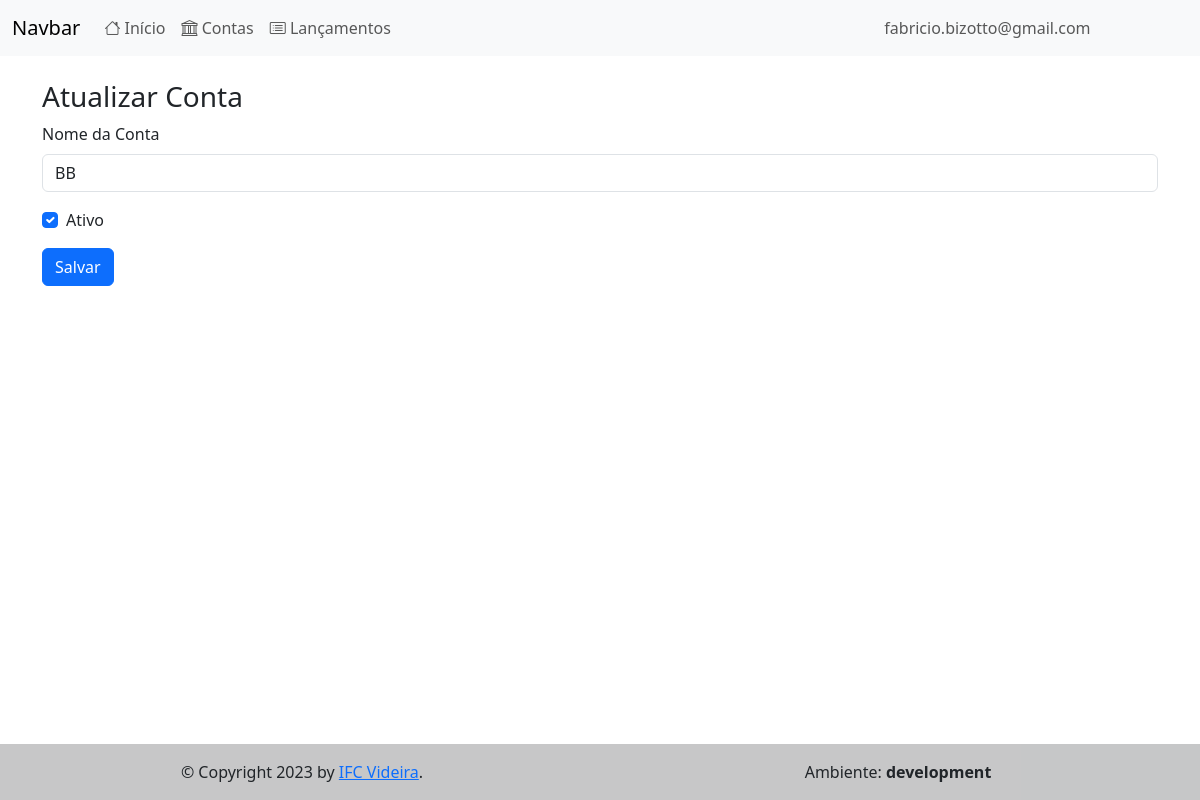
The app's page /contas/update/1 (signed in) with its own data.
### app/models/user.py (models this page shows, shortened)
class User(UserMixin, db.Model):
  __tablename__ = "users"
  id = db.Column(db.Integer, primary_key=True)
  email = db.Column(db.String, unique=True, nullable=False)
  password = db.Column(db.String, nullable=False)
  created_on = db.Column(db.DateTime, nullable=False)
  is_admin = db.Column(db.Boolean, nullable=False, default=False)

### app/models/conta.py (models this page shows, shortened)
class Conta(db.Model):
  __tablename__ = 'contas'
  id = db.Column(db.Integer, primary_key=True)
  nome = db.Column(db.String(45), nullable=False)
  ativo = db.Column(db.Boolean(), default=True)
  user_id = db.Column(db.Integer, db.ForeignKey('users.id'), nullable=False)
  lancamentos = db.relationship("Lancamento",
                                lazy='joined',
                                backref='conta',
                                cascade="all, delete-orphan",)

### app/views/contas.py (the view, shortened to what this page needs)
@bp_contas.route('/update/<int:id>', methods=['GET', 'POST'])
def update(id):
  conta = Conta.query.get_or_404(id)
  form = ContasForm(obj=conta)
  return render_template('contas/update.html', form=form)

### app/forms/conta/conta_form.py
class ContasForm(FlaskForm):
  nome = StringField(label=('Nome da Conta'),
                     validators=[DataRequired(), Length(2, 45)],
                     render_kw={
                       'autofocus': True,
                       'placeholder': 'Nome da Conta'
                     })
  ativo = BooleanField('Ativo', default="checked")
  submit = SubmitField(label=('Salvar'))

### app/repository/user_repository.py (called while the page is built)
def get_user_by_id(user_id):
    return User.query.filter(User.id == int(user_id)).first()

### app/views/account.py (called while the page is built)
def setup_flask_login(app):
  from flask_login import LoginManager
  login_manager = LoginManager()
  login_manager.init_app(app)
  login_manager.login_view = "accounts.login"
  login_manager.login_message = 'Por favor, faça o login para acessar esta página.'
  login_manager.login_message_category = 'warning'
  @login_manager.user_loader
  def load_user(user_id):
    return get_user_by_id(user_id=user_id)

### app/templates/contas/update.html
{% extends 'base.html' %}
{% from 'bootstrap5/form.html' import render_form %}
{% block content %}
  <h3>Atualizar Conta</h3>
  {{ render_form(form) }}
{% endblock %}

### app/templates/_menu.html (shortened to what this page needs)
<nav class="navbar navbar-expand-lg navbar-light bg-light">
  <div class="container-fluid">
    <a class="navbar-brand" href="#">Navbar</a>
    <div class="collapse navbar-collapse" id="navbarSupportedContent">
      <ul class="navbar-nav me-auto mb-2 mb-lg-0">
        <li class="nav-item">
          <a aria-current="page" href="{{ url_for('main.index')}}" class="nav-link {{ 'active' if request.path == url_for('main.index') }}">
            <i class="bi bi-house"></i>
            Início
          </a>
        </li>
        <li class="nav-item">
          <a href="{{ url_for('contas.index') }}" class="nav-link {{ 'active' if request.path == url_for('contas.index') }}">
            <i class="bi bi-bank"></i>
            Contas
          </a>
        </li>
        <li class="nav-item">
          <a href="{{ url_for('lancamentos.index') }}" class="nav-link {{ 'active' if request.path == url_for('lancamentos.index') }}">
            <i class="bi bi-card-list"></i>
            Lançamentos
          </a>
        </li>
      </ul>
      <div class="collapse navbar-collapse justify-content-end" id="navbarSupportedContent">
  		  <ul class="navbar-nav ">
          {% if current_user.is_authenticated %}
          <li class="nav-item">
            <a href="#" class="nav-link pe-none" tabindex="-1" aria-disabled="true">
              {{current_user.email}}
            </a>
          </li>
          <li class="nav-item">
            <a href="{{ url_for('accounts.logout') }}" class="nav-link btn btn-danger text-light">
              <i class="bi bi-box-arrow-right"></i>
            </a>
          </li>
          {% endif %}
  		  </ul>
  		</div>
    </div>
  </div>
</nav>

### records on screen
User: email "fabricio.bizotto@gmail.com"
Conta: nome "BB", ativo "☑"

### other values on screen
{{ config['FLASK_ENV'] }} "development"
